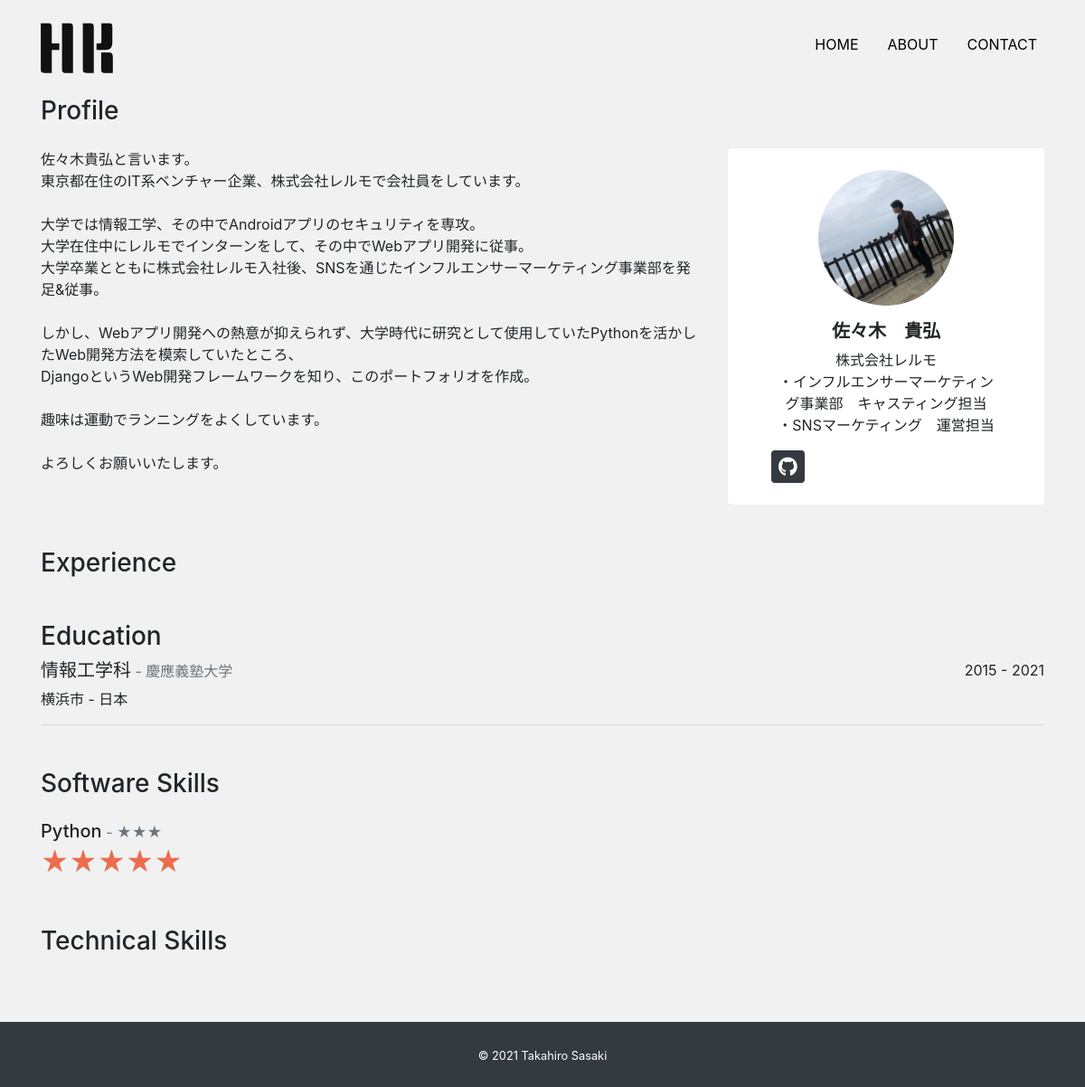
The page /about/ on the database its author committed.
### app/models.py (models this page shows, shortened)
class Profile(models.Model):
    title = models.CharField('タイトル', max_length=100, null=True, blank=True)
    subtitle = models.CharField('サブタイトル', max_length=100, null=True, blank=True)
    name = models.CharField('名前', max_length=100)
    job = models.TextField('仕事')
    introduction = models.TextField('自己紹介')
    github = models.CharField('github', max_length=100, null=True, blank=True)
    twitter = models.CharField('twitter', max_length=100, null=True, blank=True)
    linkedin = models.CharField('linkedin', max_length=100, null=True, blank=True)
    facebook = models.CharField('facebook', max_length=100, null=True, blank=True)
    instagram = models.CharField('instagram', max_length=100, null=True, blank=True)
    topimage = models.ImageField(upload_to='images', verbose_name='トップ画像')
    subimage = models.ImageField(upload_to='images', verbose_name='サブ画像')

class Education(models.Model):
    course = models.CharField('コース',max_length=100)
    school = models.CharField('スクール',max_length=100)
    place = models.CharField('場所',max_length=100)
    period = models.CharField('期間',max_length=100)

class Software(models.Model):
    name = models.CharField('ソフトウェア',max_length=100)
    level = models.CharField('レベル',max_length=100)
    percentage = models.IntegerField('パーセンテージ')

### app/views.py (the view)
# urls.py: path('about/', views.AboutView.as_view(), name='about'),
class AboutView(View):
    def get(self, request, *args, **kwargs):
        profile_data = Profile.objects.all()
        if profile_data.exists():
            profile_data = profile_data.order_by('-id')[0]
        experience_data = Experience.objects.order_by('-id')
        education_data = Education.objects.order_by('-id')
        software_data = Software.objects.order_by('-id')
        technical_data = Technical.objects.order_by('-id')
        return render(request,'app/about.html',{
            'profile_data':profile_data,
            'experience_data':experience_data,
            'education_data':education_data,
            'software_data':software_data,
            'technical_data':technical_data,
        })

### app/templates/app/about.html (shortened to what this page needs)
<!DOCTYPE html>
{% extends 'app/base.html' %}
{% block content %}
<h3 class="mb-4">Profile</h3>
<div class="mb-5">
    <div class="row">
        <div class="col-md-8">
            <p>{{ profile_data.introduction|linebreaksbr }}</p>
        </div>
        <div class="col-md-4">
            <div class="card text-center px-5 py-4">
                <div class="avatar mb-3">
                    <img src="{{ profile_data.subimage.url }}" alt="" class="card-img-top rounded-circle">
                </div>
                <h5 class="font-weight-bolder">{{ profile_data.name }}</h5>
                <p class="mb-3 smail text-center">{{ profile_data.job|linebreaksbr }}</p>
                <div class="d-flex justifh-content-around">
                    {% if profile_data.github %}
                        <a href="{{ profile_data.github }}" target="_blank"><i class="fab fa-github fa-lg rounded btn-dark icon"></i></a>
                    {% endif %}
                </div>
            </div>
        </div>
    </div>
</div>
<h3 class="md-4">Experience</h3>
<h3 class="md-4">Education</h3>
<div class="mb-5">
    {% for education in education_data %}
        <div class="d-flex justify-content-between">
            <h5>{{ education.course }}<span class="small text-secondary"> - {{ education.school }}</span></h5>
            <p class="mb-1">{{ education.period }}</p>
        </div>
        <p>{{ education.place }}</p>
        <hr>
    {% endfor %}
</div>
<h3 class="mb-4">Software Skills</h3>
<div class="mb-5">
  <div class="row">
    {% for software in software_data %}
    <div class="col-6 col-md-3">
      <h5 class="mb-0">
        {{ software.name }}<span class="small text-secondary">
          - {{ software.level }}</span>
      </h5>
      <div class="d-flex flex-row">
        <div class="star-rating">
          <div class="star-rating-front">
            ★★★★★
          </div>
          <div class="star-rating-back">★★★★★</div>
        </div>
      </div>
    </div>
    {% endfor %}
  </div>
</div>
<h3 class="mb-4">Technical Skills</h3>
{% endblock %}

### app/templates/app/base.html (shortened to what this page needs)
<!DOCTYPE html>
{% load static %}
<html lang="ja">
<head>
    <link rel="stylesheet" href="https://stackpath.bootstrapcdn.com/bootstrap/4.4.1/css/bootstrap.min.css" />
    <link rel="stylesheet" href="https://cdnjs.cloudflare.com/ajax/libs/font-awesome/5.13.0/css/all.min.css" />
    <link rel="stylesheet" href="{% static 'css/style.css' %}" />
</head>
<body>
    <nav class="navbar navbar-expand-lg">
        <div class="container">
            <a class="navbar-brand" href="/">
                <img src="{% static 'img/logo.svg' %}" width="80" height="80" />
            </a>
            <ul class="navbar-nav">
                <li class="nav-item mr-3">
                    <a class="nav-link nav-color" href="/">HOME</a>
                </li>
                <li class="nav-item mr-3">
                    <a class="nav-link nav-color" href="{% url 'about' %}">ABOUT</a>
                </li>
                <li class="nav-item">
                    <a class="nav-link nav-color" href="{% url 'contact' %}">CONTACT</a>
                </li>
            </ul>
        </div>
    </nav>
    <main>
        <div class="container">{% block content %} {% endblock %}</div>
    </main>
    <footer class="py-4 bg-dark text-center">
        <small class="text-white">&copy; 2021 Takahiro Sasaki</small>
    </footer>
</body>
</html>

### app/static/css/style.css (style rules this page uses)
* { margin: 0; padding: 0; box-sizing: border-box; }
body { background: #f1f1f1; display: flex; flex-flow: column; min-height: 100vh; }
main { flex: 1; }
.navbar-nav { flex-direction: row !important; }
.nav-color { color: black; }
.nav-color:after { content: ""; display: block; height: 2px; background: #ee6c4d; margin-top: 6px; opacity: 0; transform: translateY(12px); transition: all 0.3s ease-in-out; }
.avatar img { max-width:150px; max-height:150px; }
.icon { padding:10px 8px; }
.star-rating { position: relative; font-size: 30px; word-wrap: normal !important; }
.star-rating-front { position: absolute; top: 0; left: 0; overflow: hidden; color: #ee6c4d; }
.star-rating-back { color: #ccc; }
.card { border: none; }

### rows shown on the page
Profile: introduction "佐々木貴弘と言います。 東京都在住のIT系ベンチャー企業、株式会社レルモで会社員をしています。 大学では情報工学、その中でAndroidアプリのセキュリティを専攻。 大学在住中にレルモでインターンをして、その中でWebアプリ開発に従事。 大学卒業とともに株式会社レルモ入社後、SNSを通じたインフルエンサーマーケティング事業部を発足&従事。 しかし、Webアプリ開発への熱意が抑えられず、大学時代に研究として使用していたPythonを活かしたWeb開発方法を模索していたところ、 DjangoというWeb開発フレームワークを知り、このポートフォリオを作成。 趣味は運動でランニングをよくしています。 よろしくお願いいたします。", subimage (picture), name "佐々木 貴弘", job "株式会社レルモ ・インフルエンサーマーケティング事業部 キャスティング担当 ・SNSマーケティング 運営担当"
Education: course "情報工学科", school "慶應義塾大学", period "2015 - 2021", place "横浜市 - 日本"
Software: name "Python", level "★★★"
